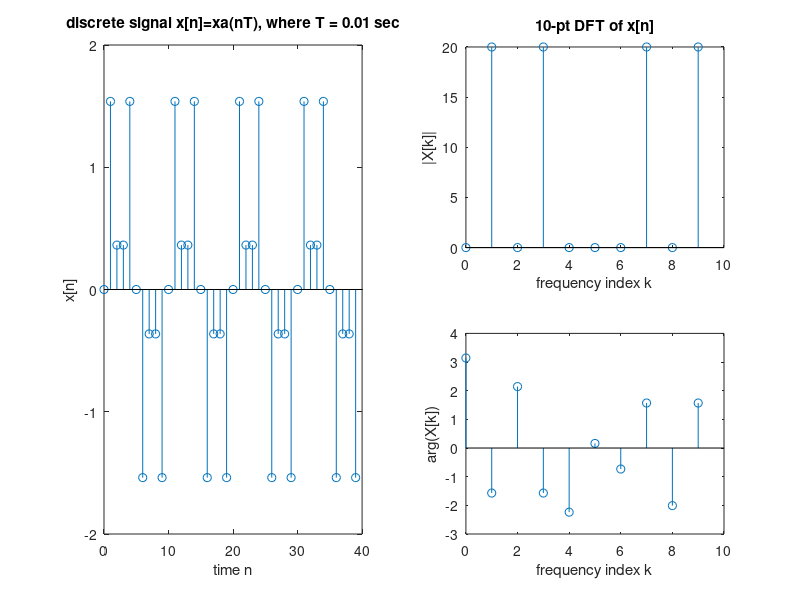

The MATLAB script that drew this image:
% Discrete sine wave 10Hz and 30Hz
% W = 0.2Π, -30 ? n ? 30。
clear;
f0 = 10;            % 10 Hz sine wave
f1 = 30;            % 30 Hz sine wave
Length = 0.4;       % Total length = 0.4 sec
T = 0.01;           % sampling period = 0.01 sec
N = Length / T;
n = 0:1:N-1;
x1 = sin(2*pi*f0*n*T);
x2 = sin(2*pi*f1*n*T);

subplot(2,2,[1, 3]); stem(n, x1+x2);
xlabel('time n'); ylabel('x[n]');
title('discrete signal x[n]=xa(nT), where T = 0.01 sec');

% Computing the DFT of signal x
N=10;
x=x1+x2;
n=0:length(x)-1;
k=0:N-1;
X=x*exp(-j*2*pi/N*n'*k);
magX=abs(X);
angX=angle(X);

subplot(2,2,2); stem(k,magX); xlabel('frequency index k');
ylabel('|X[k]|');
title('10-pt DFT of x[n]');

subplot(2,2,4); stem(k,angX); xlabel('frequency index k');
ylabel('arg(X[k])');